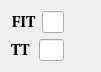
  <widget class="QWidget" name="layoutWidget_6">
   <property name="geometry">
    <rect>
     <x>440</x>
     <y>420</y>
     <width>81</width>
     <height>54</height>
    </rect>
   </property>
   <layout class="QVBoxLayout" name="verticalLayout_16">
    <item>
     <layout class="QHBoxLayout" name="horizontalLayout_25">
      <item>
       <widget class="QLabel" name="label_87">
        <property name="font">
         <font>
          <family>Utopia</family>
          <pointsize>11</pointsize>
          <weight>75</weight>
          <bold>true</bold>
         </font>
        </property>
        <property name="text">
         <string>FIT</string>
        </property>
        <property name="alignment">
         <set>Qt::AlignCenter</set>
        </property>
       </widget>
      </item>
      <item>
       <widget class="PyDMLineEdit" name="PyDMLineEdit_15">
        <property name="toolTip">
         <string/>
        </property>
        <property name="whatsThis">
         <string>
    Writeable text field to send and display channel values
    </string>
        </property>
        <property name="readOnly">
         <bool>true</bool>
        </property>
       </widget>
      </item>
      <item>
       <widget class="QLabel" name="label_88">
        <property name="sizePolicy">
         <sizepolicy hsizetype="Preferred" vsizetype="Preferred">
          <horstretch>0</horstretch>
          <verstretch>0</verstretch>
         </sizepolicy>
        </property>
        <property name="minimumSize">
         <size>
          <width>20</width>
          <height>20</height>
         </size>
        </property>
        <property name="maximumSize">
         <size>
          <width>20</width>
          <height>20</height>
         </size>
        </property>
        <property name="styleSheet">
         <string notr="true">background-color: transparent;</string>
        </property>
        <property name="text">
         <string/>
        </property>
        <property name="pixmap">
         <pixmap>images/led_red.png</pixmap>
        </property>
        <property name="scaledContents">
         <bool>true</bool>
        </property>
        <property name="alignment">
         <set>Qt::AlignCenter</set>
        </property>
       </widget>
      </item>
     </layout>
    </item>
    <item>
     <layout class="QHBoxLayout" name="horizontalLayout_26">
      <item>
       <widget class="QLabel" name="label_89">
        <property name="font">
         <font>
          <family>Utopia</family>
          <pointsize>11</pointsize>
          <weight>75</weight>
          <bold>true</bold>
         </font>
        </property>
        <property name="text">
         <string>TT </string>
        </property>
        <property name="alignment">
         <set>Qt::AlignCenter</set>
        </property>
       </widget>
      </item>
      <item>
       <widget class="PyDMLineEdit" name="PyDMLineEdit_16">
        <property name="toolTip">
         <string/>
        </property>
        <property name="whatsThis">
         <string>
    Writeable text field to send and display channel values
    </string>
        </property>
        <property name="readOnly">
         <bool>true</bool>
        </property>
       </widget>
      </item>
      <item>
       <widget class="QLabel" name="label_90">
        <property name="sizePolicy">
         <sizepolicy hsizetype="Preferred" vsizetype="Preferred">
          <horstretch>0</horstretch>
          <verstretch>0</verstretch>
         </sizepolicy>
        </property>
        <property name="minimumSize">
         <size>
          <width>20</width>
          <height>20</height>
         </size>
        </property>
        <property name="maximumSize">
         <size>
          <width>20</width>
          <height>20</height>
         </size>
        </property>
        <property name="styleSheet">
         <string notr="true">background-color: transparent;</string>
        </property>
        <property name="text">
         <string/>
        </property>
        <property name="pixmap">
         <pixmap>images/led_red.png</pixmap>
        </property>
        <property name="scaledContents">
         <bool>true</bool>
        </property>
        <property name="alignment">
         <set>Qt::AlignCenter</set>
        </property>
       </widget>
      </item>
     </layout>
    </item>
   </layout>
  </widget>
